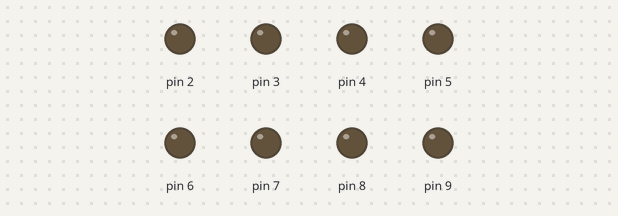
The sketch below on a simulated Arduino Uno, built with avr-gcc and run on an emulated ATmega328P. Parts: output pins drawn as LEDs (lit = HIGH).

Above: at 0.1 s.
At 0.6 s:
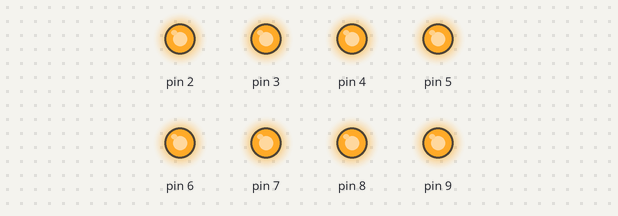
At 10.1 s:
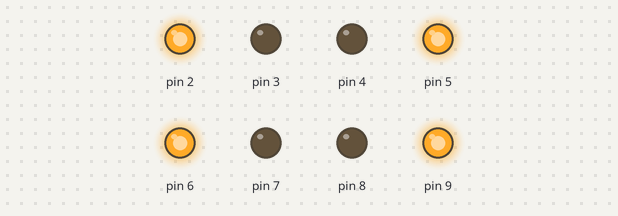
At 20.1 s:
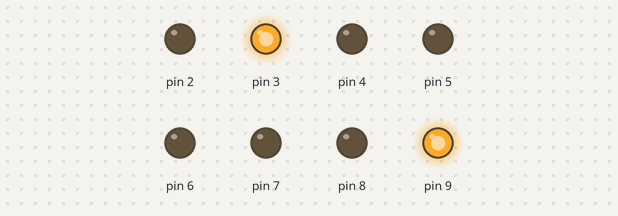
At 29.1 s:
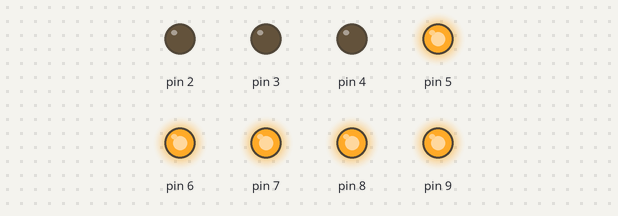
At 39.1 s:
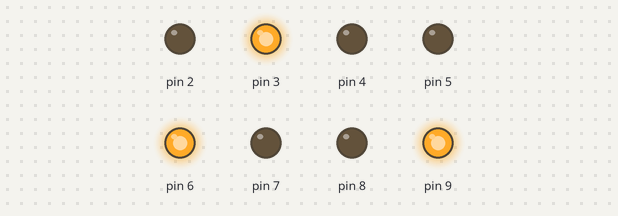
Timing chart, 0 to 40.0 s (numbered marks = the images above):
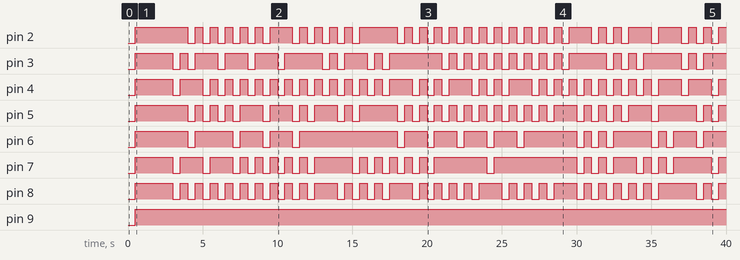

The sketch:

pass.ino
```cpp
int message[] = {1, 1, 1, 7, 8, 3, 4, 1, 2, 3, 8, 6, 5, 1, 2, 7, 8, 4, 5, 1, 2, 3, 8, 4, 5, 1, 2, 7, 6, 5, 8, 4, 1, 8, 7, 2, 3, 4, 1, 2, 7, 6, 5, 8, 4, 1, 7, 8, 3, 4, 1, 2, 7, 6, 5, 8, 4, 1, 2, 7, 8, 4, 5, 1, 2, 3, 4, 1, 2, 3, 8, 4, 5, 1, 2, 7, 8, 4, 5, 1, 7, 8, 3, 4, 1, 7, 8, 3, 4, 1, 2, 7, 6, 5, 1, 2, 7, 8, 4, 5, 1, 2, 7, 6, 5, 8, 4, 1, 2, 3, 8, 4, 5, 1, 2, 3, 8, 6, 5, 1, 2, 3, 8, 4, 5, 1, 2, 3, 4, 5, 6, 7, 1, 2, 3, 8, 4, 5, 1, 2, 3, 8, 6, 5, 1, 2, 3, 8, 4, 5, 1, 2, 3, 8, 4, 5, 1, 2, 3, 4, 1, 7, 6, 8, 4, 5, 1, 2, 7, 6, 5, 8, 4, 1, 2, 3, 4, 5, 6, 7, 8, 1, 2, 3, 8, 4, 5, 1, 7, 8, 3, 4, 1, 2, 7, 6, 5, 8, 4, 1, 7, 6, 1, 2, 3, 4, 1, 2, 3, 8, 6, 5, 1, 2, 7, 8, 4, 5, 1, 2, 3, 4, 1, 2, 7, 6, 5, 8, 4, 1, 2, 7, 8, 6, 1, 2, 3, 4, 1, 2, 3, 8, 6, 5, 1, 2, 7, 6, 5, 8, 4, 1, 7, 6, 8, 4, 5, 1, 7, 8, 3, 4, 1, 7, 6, 1, 2, 7, 6, 5, 8, 4, 1, 2, 7, 8, 6, 5, 1, 2, 7, 6, 5, 8, 4, 1, 7, 8, 3, 4, 1, 7, 8, 3, 4, 1, 2, 3, 4, 5, 6, 7, 8, 1, 2, 3, 8, 4, 5, 1, 7, 8, 3, 4, 1, 2, 3, 4, 1, 2, 3, 8, 6, 5, 1, 2, 7, 6, 5, 8, 4, 1, 7, 8, 3, 4, 1, 2, 3, 4, 1, 2, 3, 4, 1, 2, 7, 6, 5, 8, 4, 1, 7, 6, 1, 2, 3, 4, 1, 2, 3, 8, 6, 5, 1, 2, 3, 8, 4, 5, 1, 2, 3, 8, 4, 5, 1, 7, 8, 3, 4, 1, 2, 3, 8, 6, 5, 1, 2, 3, 8, 4, 5, 1, 2, 3, 4, 5, 6, 7, 1, 2, 3, 4, 1, 7, 8, 3, 4, 1, 2, 7, 6, 5, 8, 4, 1, 2, 3, 4, 5, 6, 7, 8, 1, 7, 8, 3, 4, 1, 7, 6, 1, 2, 3, 4, 1, 2, 3, 8, 6, 5, 1, 2, 3, 8, 4, 5, 1, 2, 3, 8, 4, 5, 1, 7, 8, 3, 4, 1, 2, 7, 6, 5, 8, 4, 1, 2, 3, 4, 1, 2, 7, 8, 4, 5, 1, 2, 7, 6, 5, 8, 4, 1, 2, 7, 8, 6, 5, 1, 2, 7, 8, 4, 5, 1, 8, 7, 2, 3, 4, 1, 2, 7, 6, 5, 8, 4, 1, 7, 6, 1, 2, 3, 4, 1, 8, 7, 2, 3, 4, 1, 2, 7, 6, 5, 8, 4, 1, 7, 6, 1, 2, 3, 4, 1, 8, 7, 2, 3, 4, 1, 2, 3, 4, 1, 3, 4, 8, 6, 5, 1};
int msglen = sizeof(message) / 2 ;
int delaysec = 500;

// Set A-G, DP as OUTPUT pins, COM is 5V
void setup() { for(int i=2; i<=9;i++) pinMode(i, OUTPUT); }

void loop() { for (int i=0; i<msglen; i++) message[i] == 1 ? clean() : digitalWrite(message[i], LOW); }

void clean() { delay(delaysec); for(int i=2; i<=9;i++) digitalWrite(i, HIGH); delay(delaysec); }
```

Measured:
- by itself, pin 2: LOW → HIGH at 0.50 s, → LOW 3.5 s later, → HIGH 0.50 s later, → LOW 0.50 s later, … (61 changes in this stretch)
- by itself, pin 3: LOW → HIGH at 0.50 s, → LOW 2.5 s later, → HIGH 0.50 s later, → LOW 0.50 s later, … (47 changes in this stretch)
- by itself, pin 4: LOW → HIGH at 0.50 s, → LOW 2.5 s later, → HIGH 0.50 s later, → LOW 1.5 s later, … (63 changes in this stretch)
- by itself, pin 5: LOW → HIGH at 0.50 s, → LOW 3.5 s later, → HIGH 0.50 s later, → LOW 0.50 s later, … (55 changes in this stretch)
- by itself, pin 6: LOW → HIGH at 0.50 s, → LOW 3.5 s later, → HIGH 0.50 s later, → LOW 2.5 s later, … (31 changes in this stretch)
- by itself, pin 7: LOW → HIGH at 0.50 s, → LOW 2.5 s later, → HIGH 0.50 s later, → LOW 1.5 s later, … (45 changes in this stretch)
- by itself, pin 8: LOW → HIGH at 0.50 s, → LOW 2.5 s later, → HIGH 0.50 s later, → LOW 0.50 s later, … (63 changes in this stretch)
- by itself, pin 9: LOW → HIGH at 0.50 s
